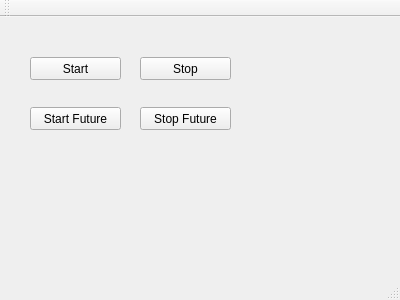
<?xml version="1.0" encoding="UTF-8"?>
<ui version="4.0">
 <class>MainWindow</class>
 <widget class="QMainWindow" name="MainWindow">
  <property name="geometry">
   <rect>
    <x>0</x>
    <y>0</y>
    <width>400</width>
    <height>300</height>
   </rect>
  </property>
  <property name="windowTitle">
   <string>MainWindow</string>
  </property>
  <widget class="QWidget" name="centralWidget">
   <widget class="QPushButton" name="pbStart">
    <property name="geometry">
     <rect>
      <x>30</x>
      <y>40</y>
      <width>91</width>
      <height>23</height>
     </rect>
    </property>
    <property name="text">
     <string>Start</string>
    </property>
   </widget>
   <widget class="QPushButton" name="pbStop">
    <property name="geometry">
     <rect>
      <x>140</x>
      <y>40</y>
      <width>91</width>
      <height>23</height>
     </rect>
    </property>
    <property name="text">
     <string>Stop</string>
    </property>
   </widget>
   <widget class="QPushButton" name="pbStartFuture">
    <property name="geometry">
     <rect>
      <x>30</x>
      <y>90</y>
      <width>91</width>
      <height>23</height>
     </rect>
    </property>
    <property name="text">
     <string>Start Future</string>
    </property>
   </widget>
   <widget class="QPushButton" name="pbStopFuture">
    <property name="geometry">
     <rect>
      <x>140</x>
      <y>90</y>
      <width>91</width>
      <height>23</height>
     </rect>
    </property>
    <property name="text">
     <string>Stop Future</string>
    </property>
   </widget>
  </widget>
  <widget class="QMenuBar" name="menuBar">
   <property name="geometry">
    <rect>
     <x>0</x>
     <y>0</y>
     <width>400</width>
     <height>21</height>
    </rect>
   </property>
  </widget>
  <widget class="QToolBar" name="mainToolBar">
   <attribute name="toolBarArea">
    <enum>TopToolBarArea</enum>
   </attribute>
   <attribute name="toolBarBreak">
    <bool>false</bool>
   </attribute>
  </widget>
  <widget class="QStatusBar" name="statusBar"/>
 </widget>
 <layoutdefault spacing="6" margin="11"/>
 <resources/>
 <connections/>
</ui>
